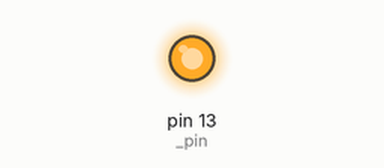
This sketch was run on a simulated Arduino Uno, built with avr-gcc and run on an emulated ATmega328P. Shown: output pins drawn as LEDs (lit = HIGH).

Above: at 1.0 s.
At 5.7 s:
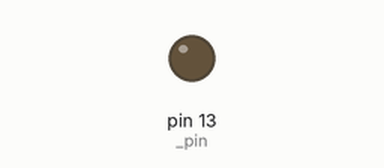
Timing chart, 0 to 8.1 s (numbered marks = the images above):
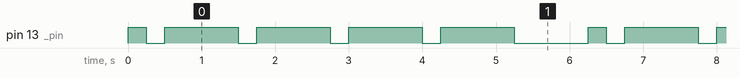

The sketch:

Morsecode.ino
```cpp
#include <Arduino.h>
#include "Morsecode.h"
#include "Translator.h"

morsecode m(LED_BUILTIN);
char sentence[50]= "1"; //put your sentence here
void setup() {
  // put your setup code here, to run once:
  pinMode(LED_BUILTIN, OUTPUT);
  Serial.begin(9600);
}

void loop() {
  // put your main code here, to run repeatedly:
  Translator Translator(LED_BUILTIN);
  Translator.refreshtrans();
  Translator.Translateword(sentence);
  Translator.action();
}
```

Morse.cpp
```cpp
#include "Morsecode.h"
#include <Arduino.h>

morsecode::morsecode(int pin)
{
  pinMode(pin, OUTPUT);
  _pin = pin;
}

morsecode::morsecode()
{
  pinMode(LED_BUILTIN, OUTPUT);
  _pin = LED_BUILTIN;
}

morsecode::~morsecode(){}

void morsecode::dot() //The flashing for a dot
{
  currenttime = millis();
  while(millis() < currenttime + 250){digitalWrite(_pin, HIGH);}
  currenttime = millis();
  while(millis() < currenttime + 250){digitalWrite(_pin, LOW);}
}

void morsecode::dash() // The flashing for a dash
{
  currenttime = millis();
  while(millis() < currenttime + 1000){digitalWrite(_pin, HIGH);}
  currenttime = millis();
  while(millis() < currenttime + 250){digitalWrite(_pin, LOW);}
}
void morsecode::space() //The space between two letter
{
  currenttime = millis();
  while(millis() < currenttime + 750){digitalWrite(_pin, LOW);}
}
void morsecode::bigspace()//The space between two words
{
  currenttime = millis();
  while(millis() < currenttime + 1750){digitalWrite(_pin, LOW);}
}
```

Morsecode.h
```cpp
#ifndef Morsecode_h
#define Morsecode_h
class morsecode
{
private:
    unsigned long currenttime;
    int _pin;


public:
    morsecode(int pin);
    morsecode();
    ~morsecode();
    void dot();
    void dash();
    void space();    // it's the space between two letter
    void bigspace(); // it's the space between two words
};


#endif
```

translator.cpp
```cpp
#include "translator.h"
#include <string.h>
#include <Arduino.h>
Translator::Translator(int pin)
{
    mor = morsecode(pin);
}

Translator::~Translator()
{
  strcpy(trad, "");
}

Translator::Translator()
{
    mor = morsecode();
}

void Translator::Translate(char c) // This function replace every letter or number with its morse code
{
    switch (c)
    {
    case 'a':
    case 'A':
        strcat(trad,".-");
        strcat(trad," ");
        break;
    default:
        break;
    case 'b':
    case 'B':
        strcat(trad,"-...");
        strcat(trad," ");
        break;
    case 'c':
    case 'C':
        strcat(trad,"-.-.");
        strcat(trad," ");
        break;
    case 'd':
    case 'D':
        strcat(trad,"-..");
        strcat(trad," ");
        break;
    case 'e':
    case 'E':
        strcat(trad,".");
        strcat(trad," ");
        break;
    case 'f':
    case 'F':
        strcat(trad,"..-.");
        strcat(trad," ");
        break;
    case 'g':
    case 'G':
        strcat(trad,"--.");
        strcat(trad," ");
        break;
    case 'h':
    case 'H':
        strcat(trad,"....");
        strcat(trad," ");
        break;
    case 'i':
    case 'I':
        strcat(trad,"..");
        strcat(trad," ");
        break;
    case 'j':
    case 'J':
        strcat(trad,".---");
        strcat(trad," ");
        break;
    case 'k':
    case 'K':
        strcat(trad,"-.-");
        strcat(trad," ");
        break;
    case 'l':
    case 'L':
        strcat(trad,".-..");
        strcat(trad," ");
        break;
    case 'm':
    case 'M':
        strcat(trad,"--");
        strcat(trad," ");
        break;
    case 'n':
    case 'N':
        strcat(trad,"-.");
        strcat(trad," ");
        break;
    case 'o':
    case 'O':
        strcat(trad,"---");
        strcat(trad," ");
        break;
    case 'p':
    case 'P':
        strcat(trad,".--.");
        strcat(trad," ");
        break;
    case 'q':
    case 'Q':
        strcat(trad,"--.-");
        strcat(trad," ");
        break;
    case 'r':
    case 'R':
        strcat(trad,".-.");
        strcat(trad," ");
        break;
    case 's':
    case 'S':
        strcat(trad,"...");
        strcat(trad," ");
        break;
    case 't':
    case 'T':
        strcat(trad,"-");
        strcat(trad," ");
        break;
    case 'u':
    case 'U':
        strcat(trad,"..-");
        strcat(trad," ");
        break;
    case 'v':
    case 'V':
        strcat(trad,"...-");
        strcat(trad," ");
        break;
    case 'w':
    case 'W':
        strcat(trad,".--");
        strcat(trad," ");
        break;
    case 'x':
    case 'X':
        strcat(trad,"-..-");
        strcat(trad," ");
        break;
    case 'y':
    case 'Y':
        strcat(trad,"-.--");
        strcat(trad," ");
        break;
    case 'z':
    case 'Z':
        strcat(trad,"--..");
        strcat(trad," ");
        break;
    case '0':
        strcat(trad,"-----");
        strcat(trad," ");
        break;
    case '1':
        strcat(trad,".----");
        strcat(trad," ");
        break;
    case '2':
        strcat(trad,"..---");
        strcat(trad," ");
        break;
    case '3':
        strcat(trad,"...--");
        strcat(trad," ");
        break;
    case '4':
        strcat(trad,"....-");
        strcat(trad," ");
        break;
    case '5':
        strcat(trad,".....");
        strcat(trad," ");
        break;
    case '6':
        strcat(trad,"-....");
        strcat(trad," ");
        break;
    case '7':
        strcat(trad,"--...");
        strcat(trad," ");
        break;
    case '8':
        strcat(trad,"---..");
        strcat(trad," ");
        break;
    case '9':
        strcat(trad,"----.");
        strcat(trad," ");
        break;
    case ' ':              // The space between two words
        strcat(trad,"+");
        break;
    }
}

void Translator::action() // flashing the morsecode with the led inside the Arduino
{
    for (int i = 0; i < strlen(trad); i++)
    {
        if (trad[i] == '.')
        {
            mor.dot();
        }
        else if (trad[i] == '-')
        {
            mor.dash();
        }
        else if (trad[i] == ' ')
        {
            mor.space();
        }
        else if (trad[i] == '+')
        {
            mor.bigspace();
        }
        else
        {
            break;
        }
    }
}

void Translator::Translateword(char word[]) // Translation of the word
{
    for (int i = 0; i < strlen(word); i++)
    {
        Translate(word[i]);
    }
}

void Translator::refreshtrans()
{
  strcpy(trad, "");
}
```

translator.h
```cpp
#ifndef Translator_h
#define Translator_h

#include "Morsecode.h"
#include <string.h>
class Translator
{
private:
    morsecode mor;
public:
    Translator(int pin);
    Translator();
    ~Translator();
    void Translate(char c);
    void Translateword(char word[]);
    char trad[1024];
    void action();
    void refreshtrans();
};


#endif
```

Measured:
- by itself, pin 13 (_pin): repeats every 6.2 s: 4 × (LOW 0.25 s, HIGH 1.0 s), LOW 1.0 s, HIGH 0.25 s
- by itself, everything shown: repeats every 6.3 s, in 10 steps
